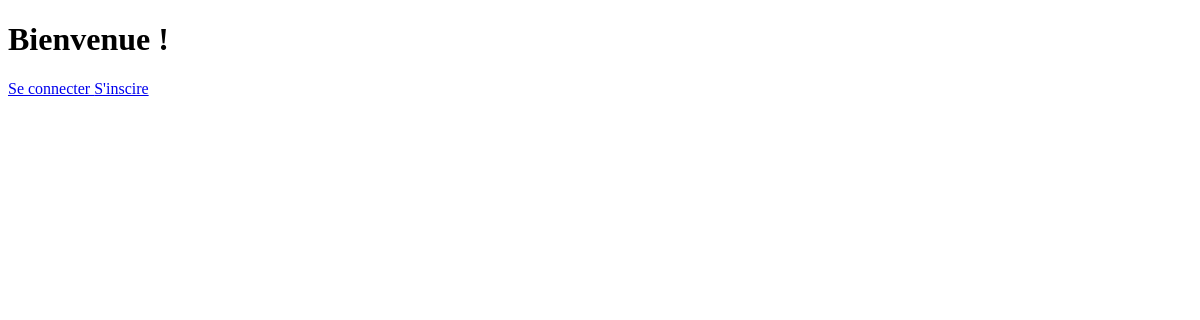
Before: / with the older database file.
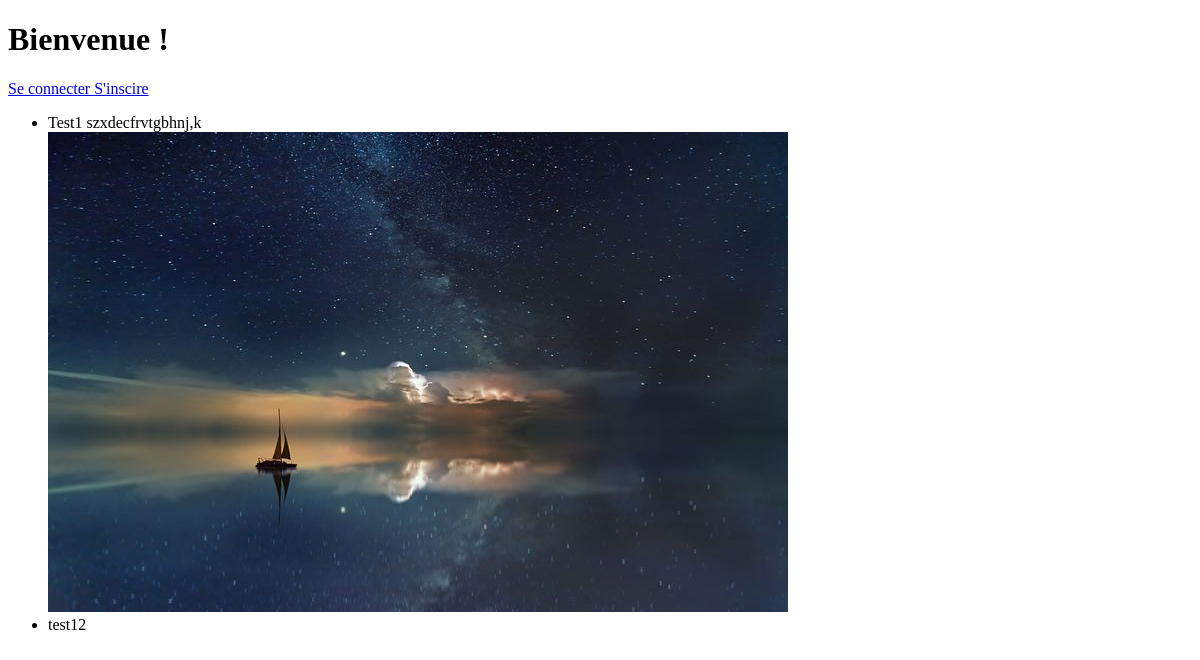
After: the same page with the newer database file.
### tables this page shows
CREATE TABLE `blog` (
  `titre` varchar(50) NOT NULL,
  `image` text NOT NULL,
  `text` varchar(155) NOT NULL,
  `id` int(11) NOT NULL
);

### index.php (the view, shortened to what this page needs)
<?php
require("config/config.php");
?>
<!DOCTYPE html>
<html lang="en">
<head>
    <link rel="stylesheet" href="style/style.css" media="all" type="text/css">
</head>
<body>
    <h1>Bienvenue !</h1>
    <?php
    if ($_SESSION['connecter'] == "connecter") {
        echo "<a href='deco.php'>Se déconnecter</a>";
    } else {
        echo "<a href='connexion.php'>Se connecter </a>";
        echo "<a href='inscription.php'>S'inscire </a>";
    }
    ?>
    <?php
    $check = $bdd->prepare('SELECT * FROM utilisateurs WHERE mail = ?');
    $check->execute(array($_SESSION['mail']));
    $data = $check->fetch();
    if ($data['permissions'] === 1 && $_SESSION['connecter'] == "connecter") {
        echo "<a href='importer.php'>Ajouter un nouveau blog</a>";
        $data = $bdd->prepare('SELECT * FROM blog');
        $data->execute();
        $blog = $data->fetchAll();
        ?>
        <ul>
            <?php
            foreach ($blog as $blog => $bg) { ?>
                <li>
                    <?= $bg['titre']; ?>
                </li>
                <img src="img/<?= $bg['image']; ?>">
                <li>
                    <?= $bg['text']; ?>
                </li>
                <li><a href="modif.php?titre=<?= $bg['titre'] ?>&image=<?= $bg['image'] ?>&text=<?= $bg['text'] ?>&id=<?= $bg['id'] ?>">Modifier ce blog</a> </li>
                <li><a href="supr.php?id=<?= $bg['id'] ?>">Supprimer ce blog</a></li>
            </ul>
        <?php
            }
    } else {
        ?>
        <div>
            <?php
            $data = $bdd->prepare('SELECT * FROM blog');
            $data->execute();
            $blog = $data->fetchAll();
            ?>
            <ul>
                <?php
                foreach ($blog as $blog => $bg) { ?>
                    <li>
                        <?php echo $bg['titre']; ?>
                    </li>
                    <img src="img/<?php echo $bg['image']; ?>">
                    <li>
                        <?php echo $bg['text']; ?>
                    </li>
                <?php
                }
    }
    ?>
        </ul>
    </div>
</body>
</html>

Changed rows visible on the page:
added blog: titre "Test1 szxdecfrvtgbhnj,k", image (picture), text "test12"
